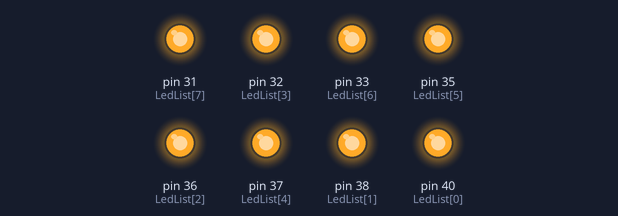
Bench run of a program on a simulated Raspberry Pi (header pin numbers). Parts: output pins drawn as LEDs (lit = HIGH). The clock reads 2024-03-15 10:24:30 at power-on unless the program sets it; the camera gives no picture and a still takes 0.5 s. At 4.5 s the program stops and its outputs stay as they are.

Above: at 0.1 s.
At 4.6 s:
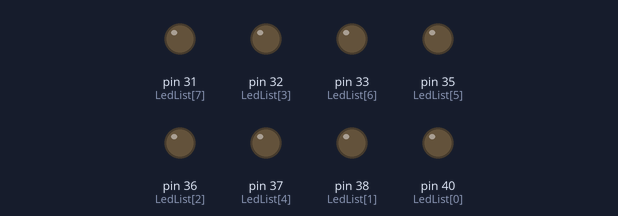
Timing chart, 0 to 6.0 s (numbered marks = the images above):
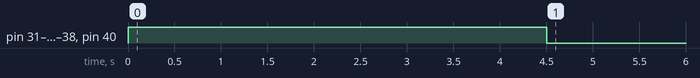

Measured:
- by itself, pin 31 (LedList[7]), pin 32 (LedList[3]), pin 33 (LedList[6]), pin 35 (LedList[5]), pin 36 (LedList[2]), pin 37 (LedList[4]), pin 38 (LedList[1]), pin 40 (LedList[0]): LOW → HIGH at 0.00 s, → LOW 4.5 s later

The program:

led.py
```python
#!/usr/bin/env python3
#-- coding: utf-8 --
from time import sleep
import time
from picamera import PiCamera
import RPi.GPIO as GPIO

#Définit le mode de numérotation (Board)
GPIO.setmode(GPIO.BOARD)
GPIO.setwarnings(False)

#Définition des broches des LED
LedList = [40,38,36,32,37,35,33,31]

#Initialisation de la caméra et contrôles GPIO
camera = PiCamera()
camera.resolution = (1920,1080)
for l in LedList:
	GPIO.setup(l, GPIO.OUT)

#Allumage des LED
for l in LedList:
	GPIO.output(l, GPIO.HIGH)

#Prise de vue après une attente de 2s (focus éventuel)
camera.start_preview(fullscreen=False, window = (50,50,192,108))
sleep(2)
tmp = (time.strftime("%m-%d-%H-%M-%S"))
fname = '/home/pi/Desktop/pix/pix_'+tmp+'.jpg'
camera.capture(fname)
camera.stop_preview()
sleep(2)

#On éteint les LED
for l in LedList:
	GPIO.output(l, GPIO.LOW)
```
